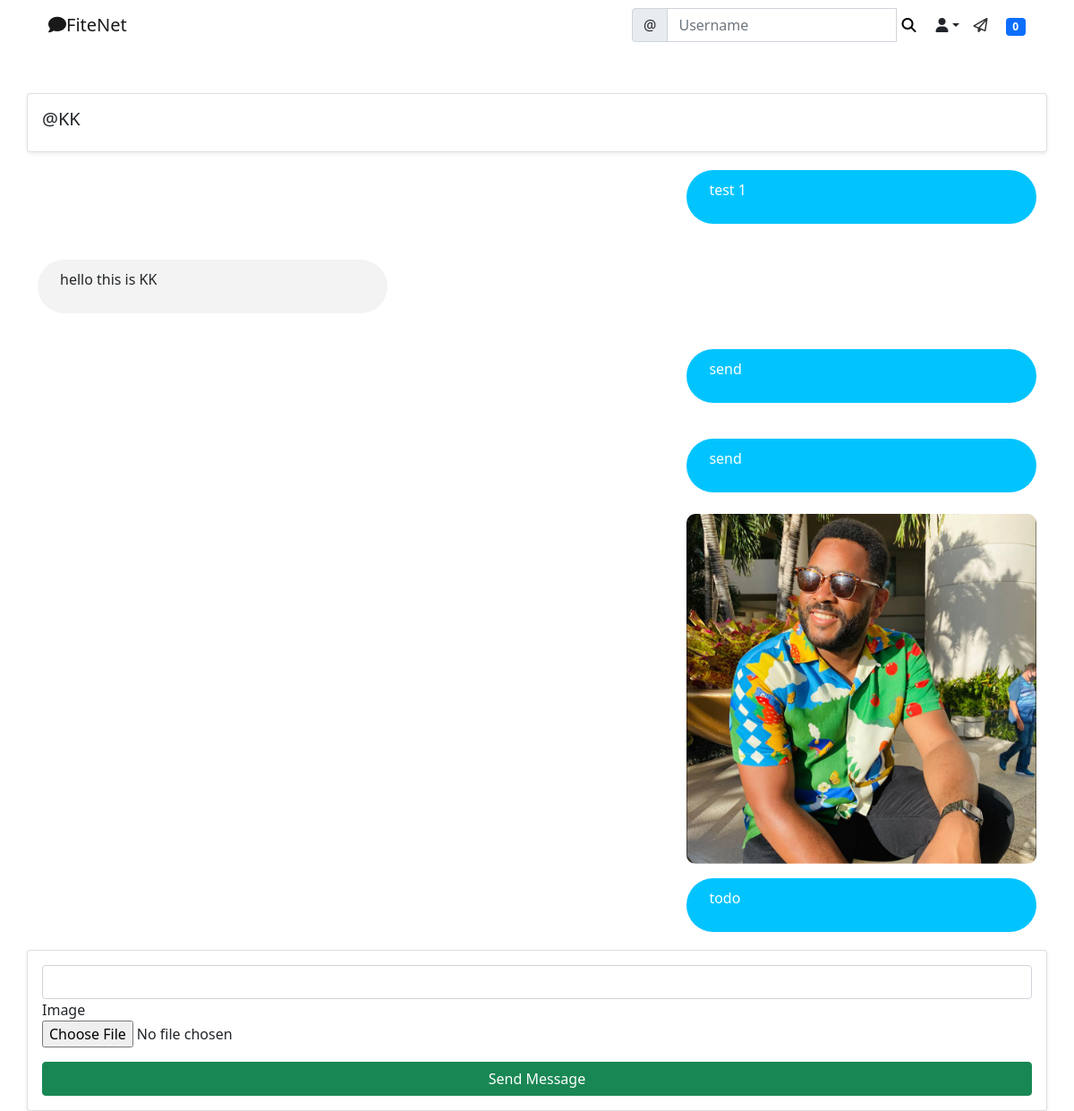
Screenshot of /social/inbox/4/ (signed in) with the database file from the repository.
### social/models.py (models this page shows)
class ThreadModel(models.Model):
    user = models.ForeignKey(User, on_delete= models.CASCADE,related_name='+')
    receiver = models.ForeignKey(User, on_delete=models.CASCADE, related_name='+')

class MessageModel(models.Model):
    thread = models.ForeignKey('ThreadModel', related_name='+', on_delete=models.CASCADE, blank=True, null=True)
    sender_user = models.ForeignKey(User, on_delete=models.CASCADE, related_name='+')
    receiver_user = models.ForeignKey(User, on_delete=models.CASCADE, related_name='+')
    body = models.CharField(max_length=1000)
    image = models.ImageField(upload_to='uploads/message_photos', blank=True, null=True)
    date = models.DateTimeField(default=timezone.now)
    is_read = models.BooleanField(default=False)

### social/views.py (the view)
# urls.py: path('inbox/<int:pk>/', ThreadView.as_view(), name='thread'),
class ThreadView(View):
    def get(self, request, pk, *args, **kwargs):
        form = MessageForm()
        thread = ThreadModel.objects.get(pk=pk)
        message_list = MessageModel.objects.filter(thread__pk__contains=pk)
        context = {
            'thread': thread,
            'form': form,
            'message_list': message_list
        }
        return render(request, 'social/thread.html', context)

### social/forms.py
class MessageForm(forms.ModelForm):
    body = forms.CharField(label='',max_length=1000)
    image = forms.ImageField(required=False)
    class Meta:
        model = MessageModel
        fields = ['body', 'image']

### landing/templatetags/custom_tags.py (called while the page is built)
@register.inclusion_tag('social/show_notifications.html', takes_context=True)
def show_notifications(context):
    request_user = context['request'].user
    notifications = Notification.objects.filter(to_user=request_user).exclude(user_has_seen=True).order_by('-date')
    return {'notifications': notifications}

### social/templates/social/thread.html (shortened to what this page needs)
{% extends 'landing/base.html' %}
{% load crispy_forms_tags %}
{% block content %}
<div class="container">
	<div class="row">
		<div class="card col-md-12 mt-5 p-3 shadow-sm">
			{% if thread.receiver == request.user %}
				<h5>@{{ thread.user }}</h5>
			{% else %}
				<h5>@{{ thread.receiver }}</h5>
			{% endif %}
		</div>
	</div>
	{% for message in message_list %}
	<div class="row">
		{% if message.sender_user == request.user %}
		<div class="col-md-12 my-1">
			{% if message.image %}
			<div class="message-sender-container">
				<img src="{{ message.image.url }}" class="message-image " />
			</div>
			{% endif %}
			<div class="sent-message my-3">
				<p>{{ message.body }}</p>
			</div>
		</div>
			{% elif message.receiver_user == request.user %}
			<div class="col-md-12 my-1">
				<div class="received-message my-3">
					<p>{{ message.body }}</p>
				</div>
			</div>
			{% endif %}
		</div>
	{% endfor %}
	<div class="row">
		<div class="card col-md-12 p-3 shadow-sm">
			<form method="POST" action="{% url 'create-message' thread.pk %}" enctype="multipart/form-data">
				{{ form | crispy }}
				<div class="d-grid gap-2 mt-3">
					<button class="btn btn-success" type="submit">Send Message</button>
				</div>
			</form>
		</div>
	</div>
</div>
{% endblock content %}

### static/style.css (style rules this page uses)
.received-message { background-color: #f3f3f3; border-radius: 30px; padding: 10px 25px; width: 35%; }
.sent-message { background-color: rgb(1, 196, 255); color: #fff; border-radius: 30px; padding: 10px 25px; width: 35%; float: right; }
.message-sender-container { text-align: right; }
.message-image { border-radius: 10px; max-width: 35%; height: auto; }

### rows the page displays
ThreadModel: receiver "KK"
MessageModel: body "test 1"
MessageModel: body "hello this is KK"
MessageModel: body "send"
MessageModel: body "send"
MessageModel: image (picture), body "todo"

### other values shown
{{ notifications.count }} "0"
